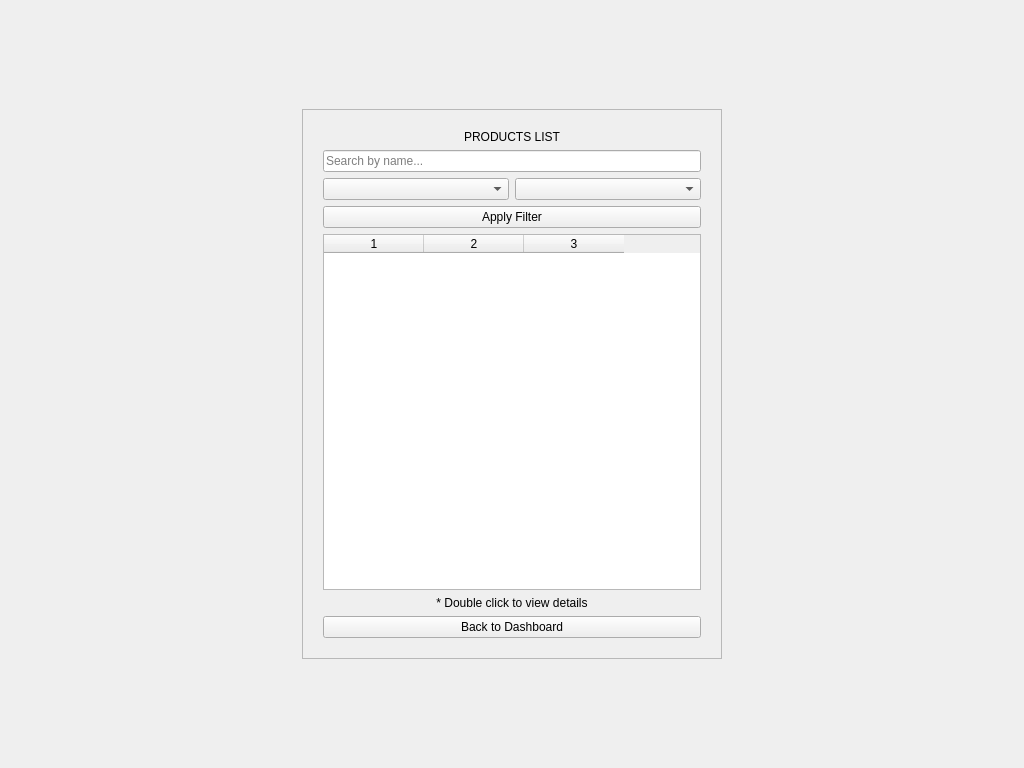
<?xml version="1.0" encoding="UTF-8"?>
<ui version="4.0">
 <class>ViewProductsWidget</class>
 <widget class="QWidget" name="ViewProductsWidget">
  <property name="geometry">
   <rect>
    <x>0</x>
    <y>0</y>
    <width>1024</width>
    <height>768</height>
   </rect>
  </property>
  <property name="windowTitle">
   <string>View Products</string>
  </property>
  <layout class="QVBoxLayout" name="verticalLayout_Main">
   <item>
    <widget class="QWidget" name="centerContainer" native="true">
     <layout class="QHBoxLayout" name="horizontalLayout_Center">
      <item>
       <spacer name="horizontalSpacer_L">
        <property name="orientation">
         <enum>Qt::Orientation::Horizontal</enum>
        </property>
        <property name="sizeHint" stdset="0">
         <size>
          <width>40</width>
          <height>20</height>
         </size>
        </property>
       </spacer>
      </item>
      <item>
       <widget class="QFrame" name="cardFrame">
        <property name="minimumSize">
         <size>
          <width>420</width>
          <height>550</height>
         </size>
        </property>
        <property name="maximumSize">
         <size>
          <width>420</width>
          <height>550</height>
         </size>
        </property>
        <property name="frameShape">
         <enum>QFrame::Shape::StyledPanel</enum>
        </property>
        <property name="frameShadow">
         <enum>QFrame::Shadow::Raised</enum>
        </property>
        <layout class="QVBoxLayout" name="verticalLayout_Card">
         <property name="spacing">
          <number>0</number>
         </property>
         <property name="leftMargin">
          <number>0</number>
         </property>
         <property name="topMargin">
          <number>0</number>
         </property>
         <property name="rightMargin">
          <number>0</number>
         </property>
         <property name="bottomMargin">
          <number>0</number>
         </property>
         <item>
          <widget class="QStackedWidget" name="productStack">
           <property name="currentIndex">
            <number>0</number>
           </property>
           <widget class="QWidget" name="pageList">
            <layout class="QVBoxLayout" name="verticalLayout_List">
             <property name="leftMargin">
              <number>20</number>
             </property>
             <property name="topMargin">
              <number>20</number>
             </property>
             <property name="rightMargin">
              <number>20</number>
             </property>
             <property name="bottomMargin">
              <number>20</number>
             </property>
             <item>
              <widget class="QLabel" name="lblTitleList">
               <property name="text">
                <string>PRODUCTS LIST</string>
               </property>
               <property name="alignment">
                <set>Qt::AlignmentFlag::AlignCenter</set>
               </property>
              </widget>
             </item>
             <item>
              <widget class="QLineEdit" name="txtSearch">
               <property name="placeholderText">
                <string>Search by name...</string>
               </property>
              </widget>
             </item>
             <item>
              <layout class="QHBoxLayout" name="horizontalLayout_Filter">
               <item>
                <widget class="QComboBox" name="cboCategory"/>
               </item>
               <item>
                <widget class="QComboBox" name="cboSort"/>
               </item>
              </layout>
             </item>
             <item>
              <widget class="QPushButton" name="btnFilter">
               <property name="text">
                <string>Apply Filter</string>
               </property>
              </widget>
             </item>
             <item>
              <widget class="QTableWidget" name="tblProducts">
               <property name="selectionBehavior">
                <enum>QAbstractItemView::SelectionBehavior::SelectRows</enum>
               </property>
               <property name="columnCount">
                <number>3</number>
               </property>
               <column/>
               <column/>
               <column/>
              </widget>
             </item>
             <item>
              <widget class="QLabel" name="lblHint">
               <property name="text">
                <string>* Double click to view details</string>
               </property>
               <property name="alignment">
                <set>Qt::AlignmentFlag::AlignCenter</set>
               </property>
              </widget>
             </item>
             <item>
              <widget class="QPushButton" name="btnBackList">
               <property name="text">
                <string>Back to Dashboard</string>
               </property>
              </widget>
             </item>
            </layout>
           </widget>
           <widget class="QWidget" name="pageDetail">
            <layout class="QVBoxLayout" name="verticalLayout_Detail">
             <property name="leftMargin">
              <number>30</number>
             </property>
             <property name="topMargin">
              <number>30</number>
             </property>
             <property name="rightMargin">
              <number>30</number>
             </property>
             <property name="bottomMargin">
              <number>30</number>
             </property>
             <item>
              <widget class="QLabel" name="lblProdName">
               <property name="text">
                <string>Product Name</string>
               </property>
               <property name="alignment">
                <set>Qt::AlignmentFlag::AlignCenter</set>
               </property>
               <property name="wordWrap">
                <bool>true</bool>
               </property>
              </widget>
             </item>
             <item>
              <widget class="QLabel" name="lblProdPrice">
               <property name="text">
                <string>0 VND</string>
               </property>
               <property name="alignment">
                <set>Qt::AlignmentFlag::AlignCenter</set>
               </property>
              </widget>
             </item>
             <item>
              <widget class="QLabel" name="lblProdDesc">
               <property name="text">
                <string>Description here...</string>
               </property>
               <property name="alignment">
                <set>Qt::AlignmentFlag::AlignLeading|Qt::AlignmentFlag::AlignLeft|Qt::AlignmentFlag::AlignTop</set>
               </property>
               <property name="wordWrap">
                <bool>true</bool>
               </property>
              </widget>
             </item>
             <item>
              <layout class="QFormLayout" name="formLayout">
               <item row="0" column="0">
                <widget class="QLabel" name="label_1">
                 <property name="text">
                  <string>Select Size:</string>
                 </property>
                </widget>
               </item>
               <item row="0" column="1">
                <widget class="QComboBox" name="cboSize"/>
               </item>
               <item row="1" column="0">
                <widget class="QLabel" name="label_2">
                 <property name="text">
                  <string>Quantity:</string>
                 </property>
                </widget>
               </item>
               <item row="1" column="1">
                <widget class="QSpinBox" name="spinQty"/>
               </item>
               <item row="2" column="1">
                <widget class="QLabel" name="lblStockAvailable">
                 <property name="text">
                  <string>(Available: 0)</string>
                 </property>
                </widget>
               </item>
              </layout>
             </item>
             <item>
              <spacer name="verticalSpacer">
               <property name="orientation">
                <enum>Qt::Orientation::Vertical</enum>
               </property>
               <property name="sizeHint" stdset="0">
                <size>
                 <width>20</width>
                 <height>40</height>
                </size>
               </property>
              </spacer>
             </item>
             <item>
              <widget class="QPushButton" name="btnAddToCart">
               <property name="text">
                <string>Add to Cart</string>
               </property>
              </widget>
             </item>
             <item>
              <widget class="QPushButton" name="btnBackDetail">
               <property name="text">
                <string>Back to List</string>
               </property>
              </widget>
             </item>
            </layout>
           </widget>
          </widget>
         </item>
        </layout>
       </widget>
      </item>
      <item>
       <spacer name="horizontalSpacer_R">
        <property name="orientation">
         <enum>Qt::Orientation::Horizontal</enum>
        </property>
        <property name="sizeHint" stdset="0">
         <size>
          <width>40</width>
          <height>20</height>
         </size>
        </property>
       </spacer>
      </item>
     </layout>
    </widget>
   </item>
  </layout>
 </widget>
 <resources/>
 <connections/>
</ui>
